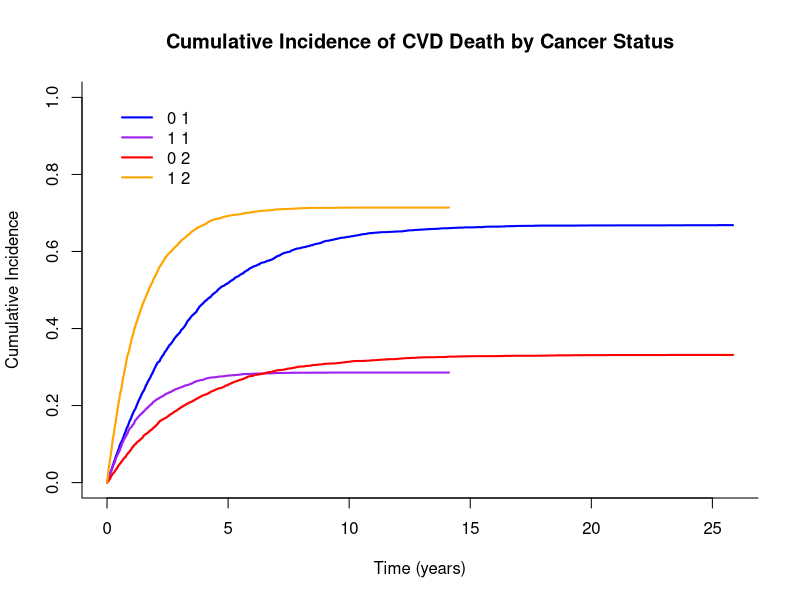

Recreate this plot in R.
library(survival)
library(cmprsk)
library(dplyr)

set.seed(123)

# Define sample size
N <- 10000

# Assign Cancer Status: 10 Cancer (1) and 10 Non-Cancer (0)
Cancer_status <- c(rep(0, N/2), rep(1, N/2))

# Assign Sex randomly: 0 = Female, 1 = Male
Sex <- sample(c(0,1), size = N, replace = TRUE)

# Define event rates
lambda_cvd <- 0.2  # CVD death rate (per year)
lambda_non_cvd_no_cancer <- 0.1  # Non-CVD death rate for non-cancer patients
lambda_non_cvd_cancer <- 0.5      # Non-CVD death rate for cancer patients

# Initialize vectors to store times and events
CVD_time <- numeric(N)
non_CVD_time <- numeric(N)
Time <- numeric(N)
Event <- numeric(N)

# Simulate times
for (i in 1:N) {
  # Simulate time to CVD death (same for all)
  CVD_time[i] <- rexp(1, rate = lambda_cvd)
  
  # Simulate time to non-CVD death based on Cancer status
  if (Cancer_status[i] == 0) {
    non_CVD_time[i] <- rexp(1, rate = lambda_non_cvd_no_cancer)
  } else {
    non_CVD_time[i] <- rexp(1, rate = lambda_non_cvd_cancer)
  }
  
  # Determine which event occurs first
  if (CVD_time[i] < non_CVD_time[i]) {
    Time[i] <- CVD_time[i]
    Event[i] <- 1  # CVD Death
  } else {
    Time[i] <- non_CVD_time[i]
    Event[i] <- 2  # Non-CVD Death
  }
}

# Create the dataset
sample_data <- data.frame(
  ID = 1:N,
  Time = round(Time, 2),
  Event = Event,
  Sex = ifelse(Sex == 1, "Male", "Female"),
  Cancer = ifelse(Cancer_status == 1, "Yes", "No"),
  CVD_time = round(CVD_time, 2)  # Counterfactual CVD death time
)

# View the simulated dataset
print("Simulated Dataset:")
print(sample_data)

sample_data <- sample_data %>%
  mutate(
    Sex_num = ifelse(Sex == "Male", 1, 0),
    Cancer_num = ifelse(Cancer == "Yes", 1, 0)
  )


surv_object_csh <- Surv(time = sample_data$Time, event = sample_data$Event == 1)
cox_csh <- coxph(surv_object_csh ~ Cancer_num, data = sample_data)

# Summary of the Cause-Specific Hazard Model
print("Cause-Specific Cox Model Summary:")
print(summary(cox_csh))


ftime <- sample_data$Time
fstatus <- sample_data$Event
covariates <- sample_data %>% select(Cancer_num)
fg_model <- crr(ftime = ftime, fstatus = fstatus, cov1 = covariates)
print("Fine-Gray Model Summary:")
print(summary(fg_model))
group <- sample_data$Cancer_num
cif_cvd <- cuminc(ftime, fstatus, group = group, cencode = 0)
plot(cif_cvd, 
     xlab = "Time (years)", 
     ylab = "Cumulative Incidence",
     main = "Cumulative Incidence of CVD Death by Cancer Status",
     col = c("blue", "purple", 'red', 'orange'),
     lty = 1:2,
     lwd = 2)
